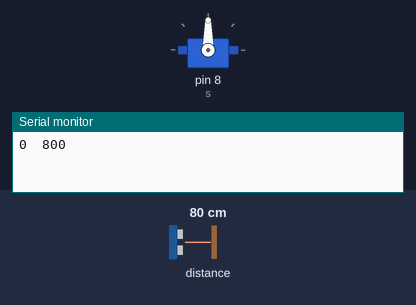
A sketch run on a simulated Arduino Uno, built with avr-gcc and run on an emulated ATmega328P. Shown: servo, the last lines printed to the serial monitor. The test bench sets the inputs (shaded band); at power-on: distance to the obstacle 80 cm.

Above: at 0.05 s.
At 3.85 s:
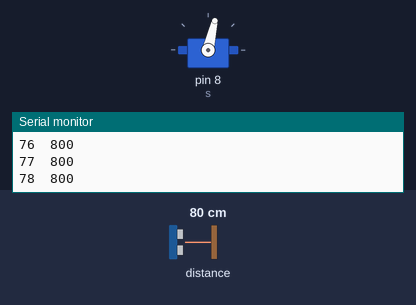
At 8.75 s:
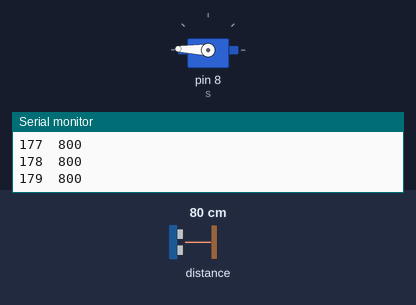
At 17.55 s:
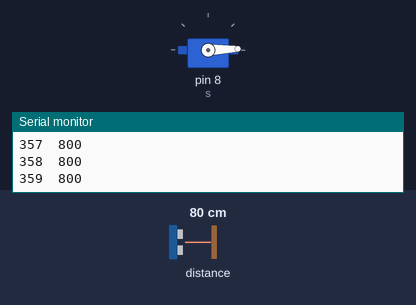
Timing chart, 0 to 22.8 s (numbered marks = the images above):
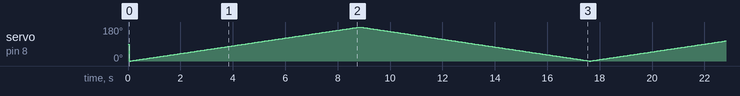

The sketch:

lidar_imitator.ino
```cpp
#include <Wire.h>
#include <VL53L0X.h>
#include <Servo.h>

Servo s;
VL53L0X sensor;

void setup()
{
  Serial.begin(9600);
  s.attach(8);
  Wire.begin();
  sensor.setTimeout(500);
  if (!sensor.init())
  {
    Serial.println("Failed to detect and initialize sensor!");
    delay(1000);
    while (1) {}
  }
  sensor.startContinuous();
}

long t = 0;
int angle = 0;
int da = 1;

void loop()
{
  if (millis() - t > 15)
  {
    if (da == 1) Serial.print(angle);
    else Serial.print(180 + (180 - angle));
    Serial.print("\t");
    Serial.print(sensor.readRangeContinuousMillimeters());
    Serial.print("\n");
    s.write(angle);
    angle += da;
    t = millis();
  }
  if (angle > 179) da = -1;
  if (angle <   1) da =  1;
}
```
